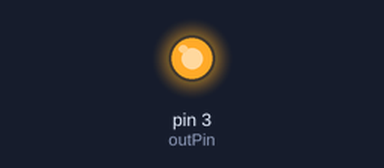
Simulated run of this sketch. Board: Arduino Uno, built with avr-gcc and run on an emulated ATmega328P. Shown: output pins drawn as LEDs (lit = HIGH).

Above: at 0.2 s.
At 18.1 s:
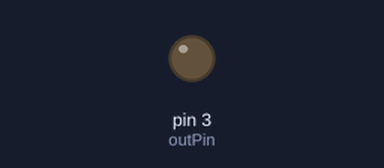
Timing chart, 0 to 24.4 s (numbered marks = the images above):
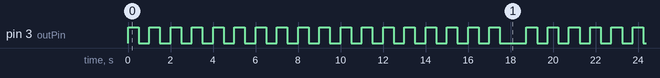

Measured:
- by itself, pin 3 (outPin): repeats every 18.8 s: HIGH 0.50 s, LOW 1.3 s, 17 × (HIGH 0.50 s, LOW 0.50 s)
- by itself, everything shown: repeats every 18.8 s, in 36 steps

The sketch:

SONG_2.ino
```cpp
int NumBlink;
String s="Enter the Number of times you want to LED Blink or Buzzer to sound : ";
int i,j;
int t=500;
int outPin=3;
void setup() {
  // put your setup code here, to run once:
  pinMode(outPin,OUTPUT);
}

void loop() {
  // put your main code here, to run repeatedly:
    for(j=0;j<3;j++){
    for(i=0;i<2;i++){
      digitalWrite(outPin,HIGH);
      delay(t);
      digitalWrite(outPin,LOW);
      delay(t);
    }
     for(i=0;i<2;i++){
      digitalWrite(outPin,HIGH);
      delay(t);
      digitalWrite(outPin,LOW);
      delay(t);
    }
    }
    for(i=0;i<2;i++){
      digitalWrite(outPin,HIGH);
      delay(t);
      digitalWrite(outPin,LOW);
      delay(t);
    }
     for(i=0;i<4;i++){
      digitalWrite(outPin,HIGH);
      delay(t);
      digitalWrite(outPin,LOW);
      delay(t);
    }
    delay((1.5)*t);
}
```
